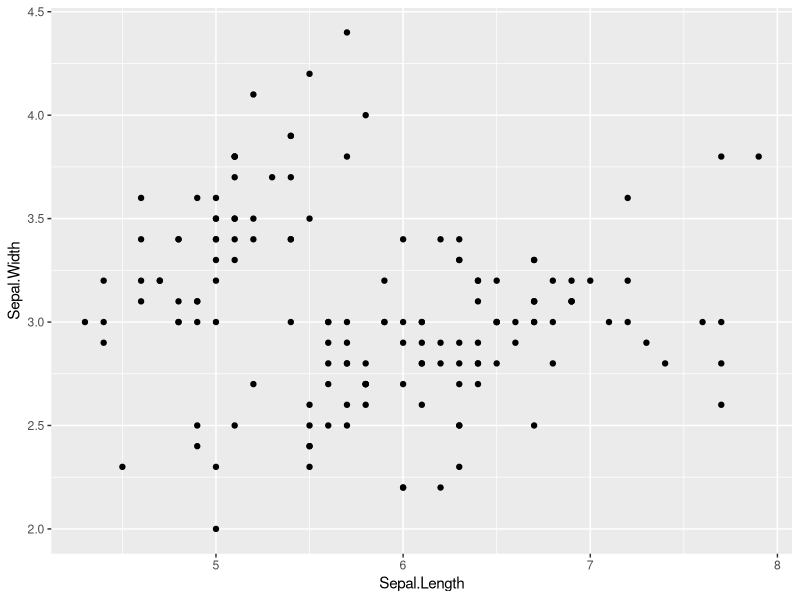
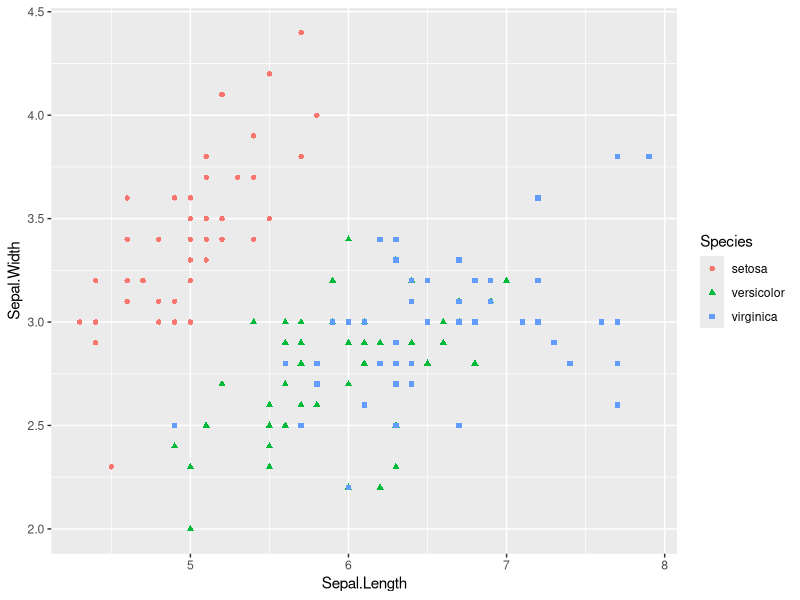
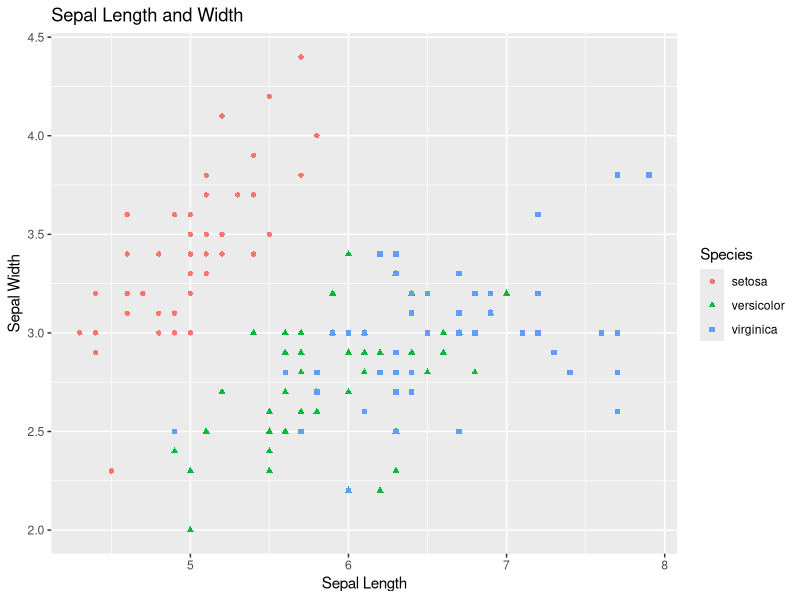
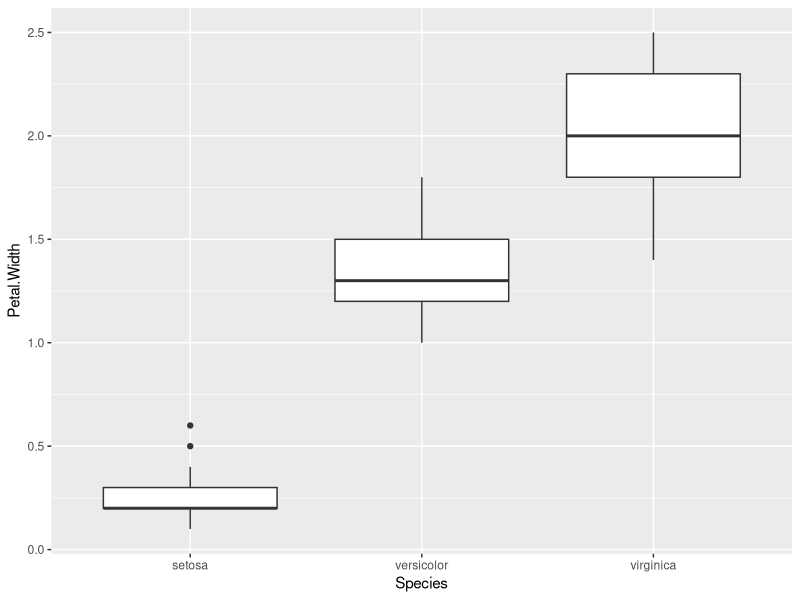
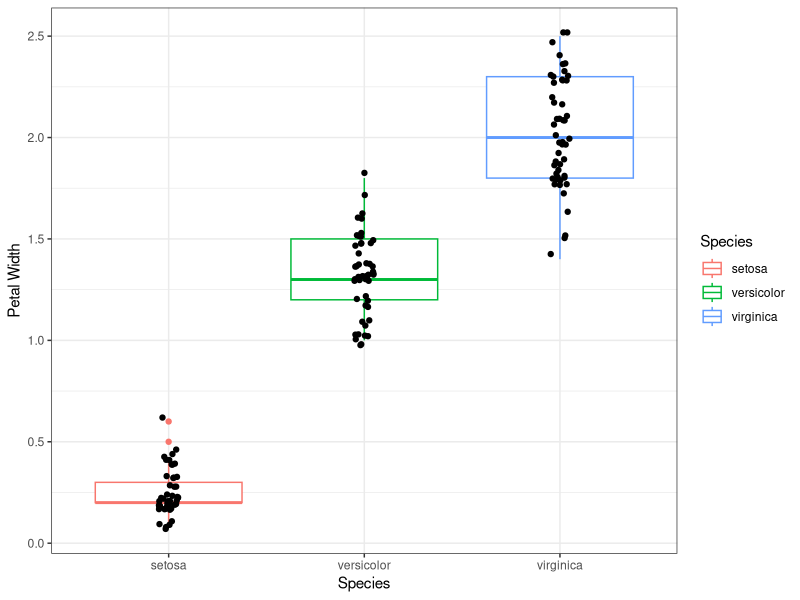
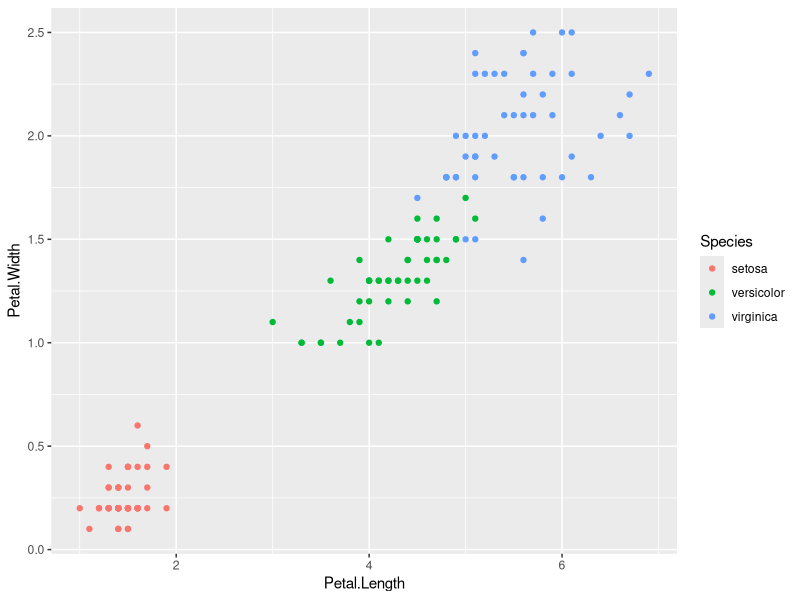
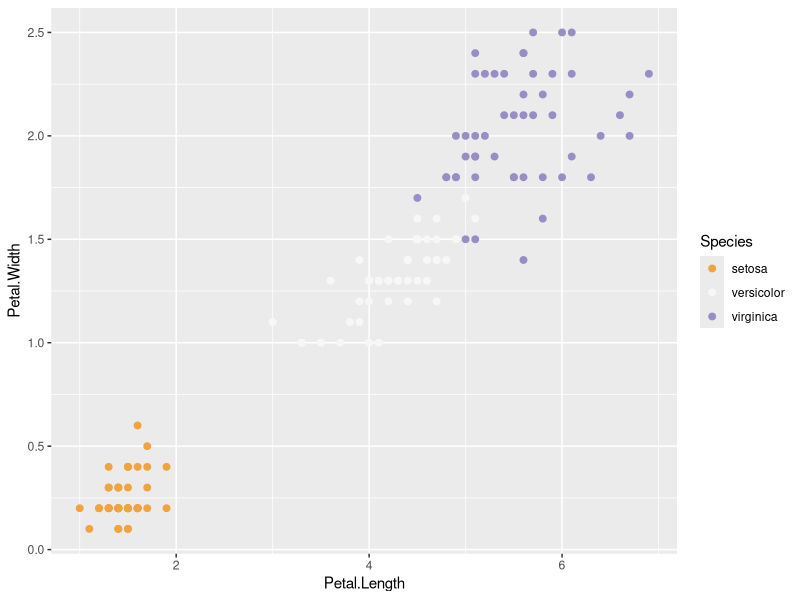
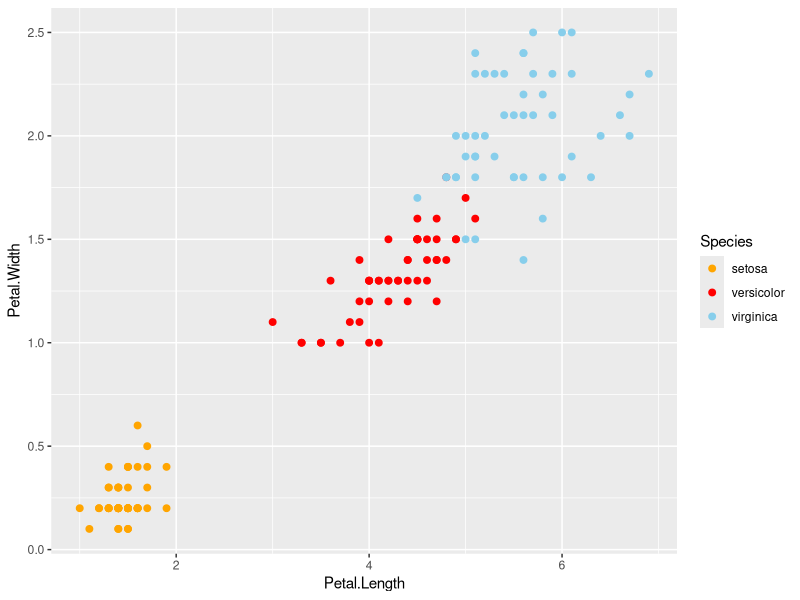

Source code (R) for these figures, in order:
## ---- chunk 1
knitr::opts_chunk$set(echo = TRUE)
## ---- chunk 2
tabl <- "
| Column            | Description                                   |
|-------------------|:----------------------------------------------|
| Sepal.Length	    | Sepal length in centimeters                   |            
| Sepal.Width	      | Sepal width in centimeters                    |
| Petal.Length	    | Petal length in centimeters                   |
| Petal.Width	      | Petal width in centimeters                    |
| Species	          | Name of species name                          |
"
cat(tabl)
## ---- chunk 3
# To see data sets available
data()

# Load the data set of choice
# use the data set name as the argument to `data()`
data(iris)
## ---- chunk 4
# Install the following library
# install.packages("ggplot2")

# Load the ggplot2 package to access its unique functions 
library(ggplot2)


# Step 1: Make the plot object by indicating the input data 
# and plot aesthetics
# Example of creating the plot object for a scatter plot
plot_1 <- ggplot(data = iris, 
                 aes(x = Sepal.Length, 
                     y = Sepal.Width)) 

# Step 2: Add layers to the plot object to plot the data. Here we add 
# the points of the scatter plot
# Example of a basic scatter plot adding a `geom_point()` layer
plot_1 + 
  geom_point()

# Find out the options for `geom_point()`
?geom_point

# Step 3: Modify each layer using specific arguments and aesthetics options
# Example of a colorful scatter plot adding aesthetic mappings to the 
# `geom_point()` layer 
plot_1 + 
  geom_point(aes(color = Species, 
                 shape = Species))
## ---- chunk 5

# Add labels using `labs()`
plot_1 + 
  geom_point(aes(color = Species, 
                 shape = Species)) +
  labs(x = "Sepal Length",
       y = "Sepal Width",
       title = "Sepal Length and Width")
## ---- chunk 6
# Boxplot
plot_2 <- ggplot(data = iris, 
                 aes(x = Species, 
                     y = Petal.Width)) 

# Basic boxplot adding a `geom_boxplot()` layer
# Important note: the x value must be factored or grouped to have individual 
# boxplots returned
plot_2 +
  geom_boxplot()
  
# Colorful boxplot adding more layers and aesthetic mappings to the data
plot_2 + 
  geom_boxplot(aes(color = Species)) +
  geom_jitter(aes(x = Species), 
              position = position_jitter(width = 0.05)) + 
  labs(y = "Petal Width") +
  theme_bw()
## ---- chunk 7

# Creating the base plot. Here we have indicated the data set and its 
# mappings.We have also added which column should be used for color 
# and fill mappings.
plot_3 <- ggplot(data = iris, 
                 aes(x = Petal.Length, 
                     y = Petal.Width,
                     color = Species,
                     fill = Species)) 

# Basic boxplot adding a `geom_boxplot()` layer
plot_3 +
  geom_point()
  
## ---- chunk 8
# RColorBrewer Examples
# install.packages("RColorBrewer")
library(RColorBrewer) 

# RColorBrewer Example 1
plot_3 + 
  geom_point(size = 2) +
  scale_color_brewer(palette = "PuOr")


# Using Your Own Colors, Example 2
plot_3 +
  geom_point(size = 2) +
  scale_color_manual(values = c("orange", "red", "skyblue")) 


## ---- chunk 9
# Install Tidyverse
# install.packages("tidyverse")

# Load the umbrella package Tidyverse
library(tidyverse)

# Reloading data to ensure nothing has been manipulated
data(iris)
## ---- chunk 10
# Create a new object with the subset data
iris_petals <- iris %>%
  filter(Petal.Length < 5) %>%
  select(Species, Petal.Length, Petal.Width)

# Use new data to create a plot object
petal_plot <- ggplot(iris_petals, 
                 aes(x = Petal.Length,
                     y = Petal.Width))

# Add layers to plot object
petal_plot +
  geom_point(aes(shape = Species,
                 color = Species)) +
  labs(title = "Iris Small Petal Lengths")
  
## ---- chunk 11
iris %>%
  filter(Petal.Length < 5) %>%
  select(Species, Petal.Length, Petal.Width) %>%
  ggplot(aes(x = Petal.Length,
             y = Petal.Width)) +
  geom_point(aes(shape = Species,
                 color = Species)) +
  labs(title = "Iris Small Petal Lengths")
## ---- chunk 12
iris %>%
  mutate(petal_ratio = Petal.Width / Petal.Length,
         petal_percent = petal_ratio * 100) %>%
  ggplot(aes(x = Species,
             y = petal_ratio)) +
  geom_boxplot()
